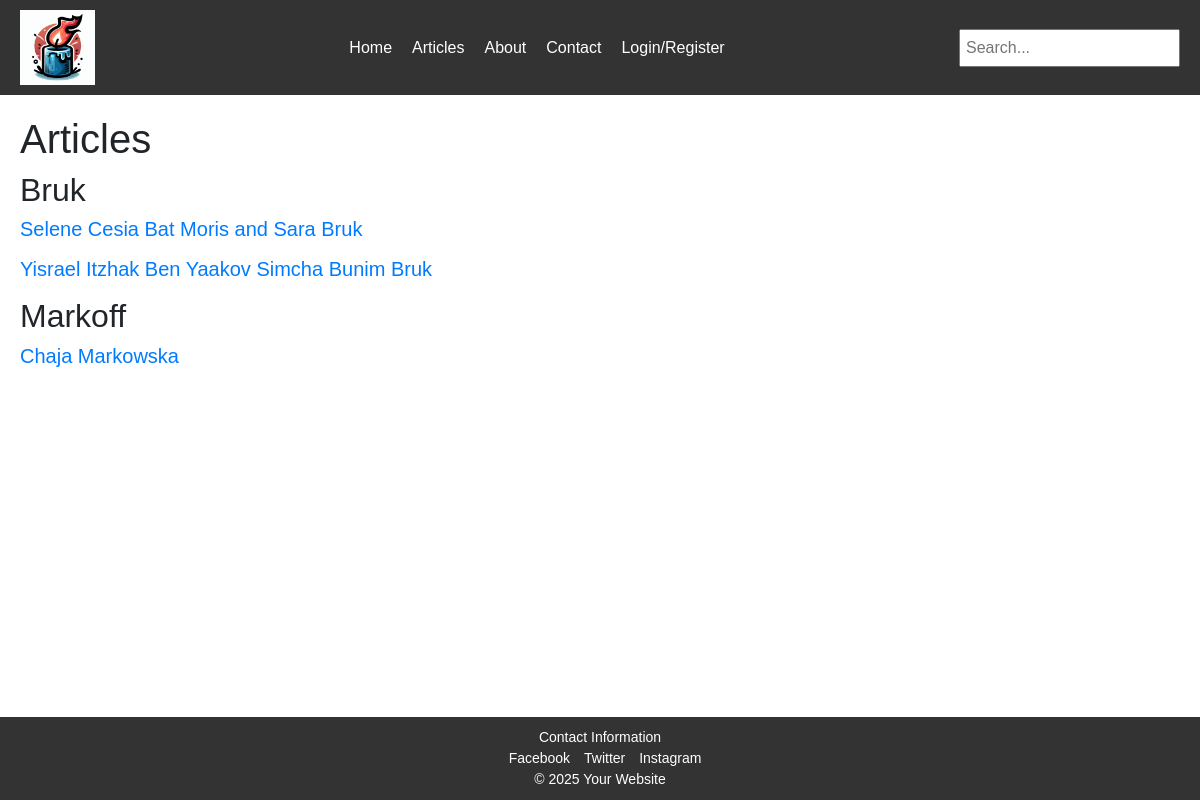
Page /articles on the earlier database version.
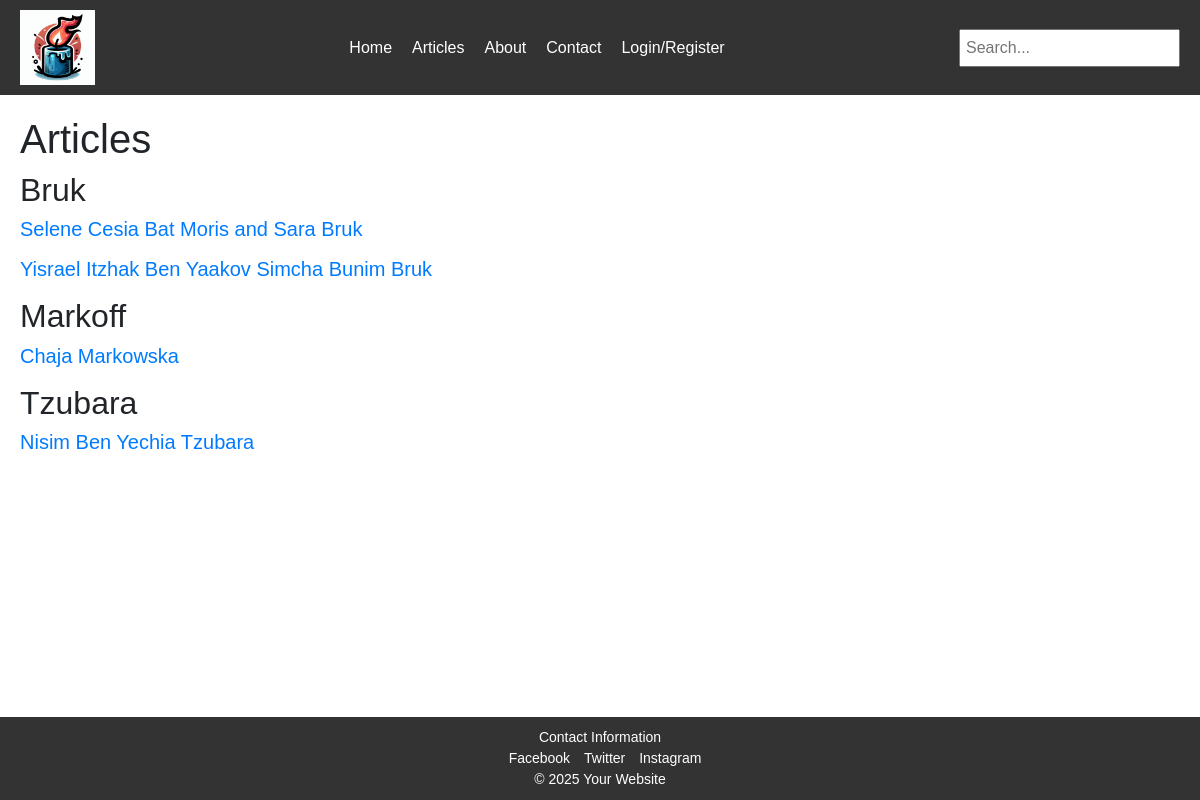
Same page on the later database version.
### app/models.py (models this page shows, shortened)
class Family(db.Model):
    id = db.Column(db.Integer, primary_key=True)
    name = db.Column(db.String(128), nullable=False, unique=True)
    members = db.relationship('Post', backref='family', lazy=True)

class Post(db.Model):
    id = db.Column(db.Integer, primary_key=True)
    title = db.Column(db.String(140), nullable=False)
    publication_date = db.Column(db.DateTime, default=datetime.utcnow)
    user_id = db.Column(db.Integer, db.ForeignKey('user.id'), nullable=False)
    gregorian_death_date = db.Column(db.Date, nullable=False)
    hebrew_year = db.Column(db.Integer, nullable=False)
    hebrew_month = db.Column(db.Integer, nullable=False)
    hebrew_day = db.Column(db.Integer, nullable=False)
    family_id = db.Column(db.Integer, db.ForeignKey('family.id'), nullable=False)
    comments = db.relationship('Comment', backref='post', lazy=True)
    milestones = db.relationship('Milestone', backref='post', lazy=True, cascade="all, delete-orphan")  # New relationship

### app/main/routes.py (the view)
@main.route('/articles')
def articles():
    try:
        families = Family.query.all()  # Fetch all families
        return render_template('articles.html', families=families)  # Pass families to the template
    except Exception as e:
        print(f"Error rendering template: {e}")
        return str(e)

### app/main/templates/articles.html (shortened to what this page needs)
{% extends "layout.html" %}
{% block content %}
<h1>Articles</h1>
{% for family in families %}
<h2>{{ family.name }}</h2>
{% for post in family.members %}
<div class="article">
    <h5><a href="{{ url_for('main.article', post_id=post.id) }}">{{ post.title }}</a></h5>
</div>
{% endfor %}
{% endfor %}
{% endblock %}

### app/main/templates/layout.html (shortened to what this page needs)
<!DOCTYPE html>
<html lang="en">
<head>
    <link href="https://stackpath.bootstrapcdn.com/bootstrap/4.5.2/css/bootstrap.min.css" rel="stylesheet">
    <link rel="stylesheet" href="{{ url_for('static', filename='css/styles.css') }}">
</head>
<body>
    <header>
        <img src="{{ url_for('static', filename='images/candlelogo.png') }}" alt="Yizkor Logo" style="width:75px; height:auto;">
        <nav>
            <ul>
                <li><a href="{{ url_for('main.index') }}">Home</a></li>
                <li class="dropdown">
                    <a href="{{ url_for('main.articles') }}">Articles</a>
                </li>
                <li><a href="{{ url_for('main.about') }}">About</a></li>
                <li><a href="{{ url_for('main.contact') }}">Contact</a></li>
                <li class="dropdown">
                    <a href="#">Login/Register</a>
                </li>
            </ul>
        </nav>
        <div class="search-bar">
            <input type="text" placeholder="Search...">
        </div>
    </header>
    <main>
        {% block content %}{% endblock %}
    </main>
    <footer>
        <div class="contact">Contact Information</div>
        <div class="social-media">
            <a href="#">Facebook</a>
            <a href="#">Twitter</a>
            <a href="#">Instagram</a>
        </div>
        <div class="copyright">© 2025 Your Website</div>
    </footer>
</body>
</html>

### app/static/css/styles.css (style rules this page uses)
body { display: flex; flex-direction: column; min-height: 100vh; margin: 0; font-family: Arial, sans-serif; }
header { display: flex; justify-content: space-between; align-items: center; padding: 10px 20px; background-color: #333; color: white; }
nav ul { list-style: none; margin: 0; padding: 0; display: flex; }
nav ul li { margin-left: 20px; }
nav ul li a { color: white; text-decoration: none; font-size: 16px; }
.search-bar input { padding: 5px; font-size: 16px; }
main { flex: 1; padding: 20px; }
footer { padding: 10px 20px; background-color: #333; color: white; text-align: center; margin-top: auto; }
footer .contact, footer .social-media, footer .copyright { font-size: 14px; }
footer .social-media a { margin-left: 10px; color: white; text-decoration: none; }

Differences in the rows shown:
added Family: name "Tzubara"
added Post: title "Nisim Ben Yechia Tzubara", shown under "Tzubara"
